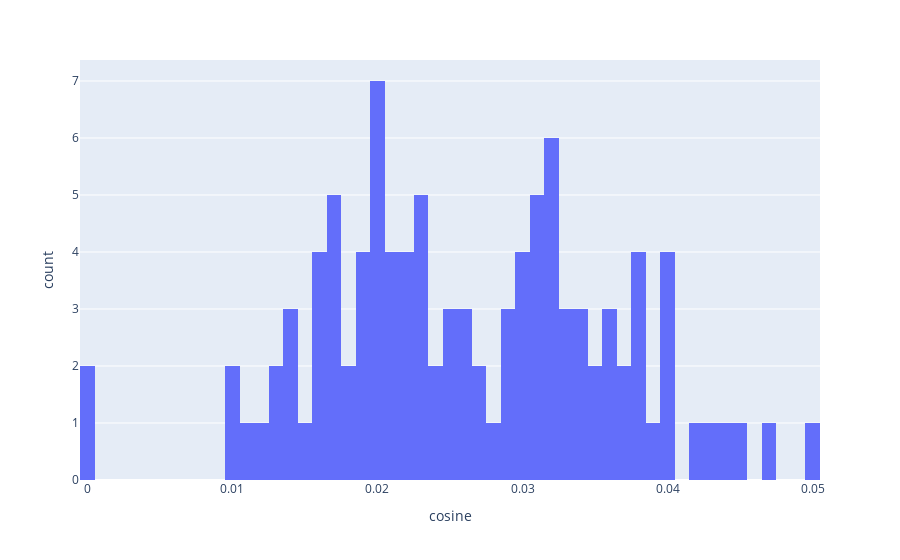

Notebook source saved alongside this figure:
### Code cell
fig = px.histogram(df, x="cosine", nbins=50)
fig.show()
